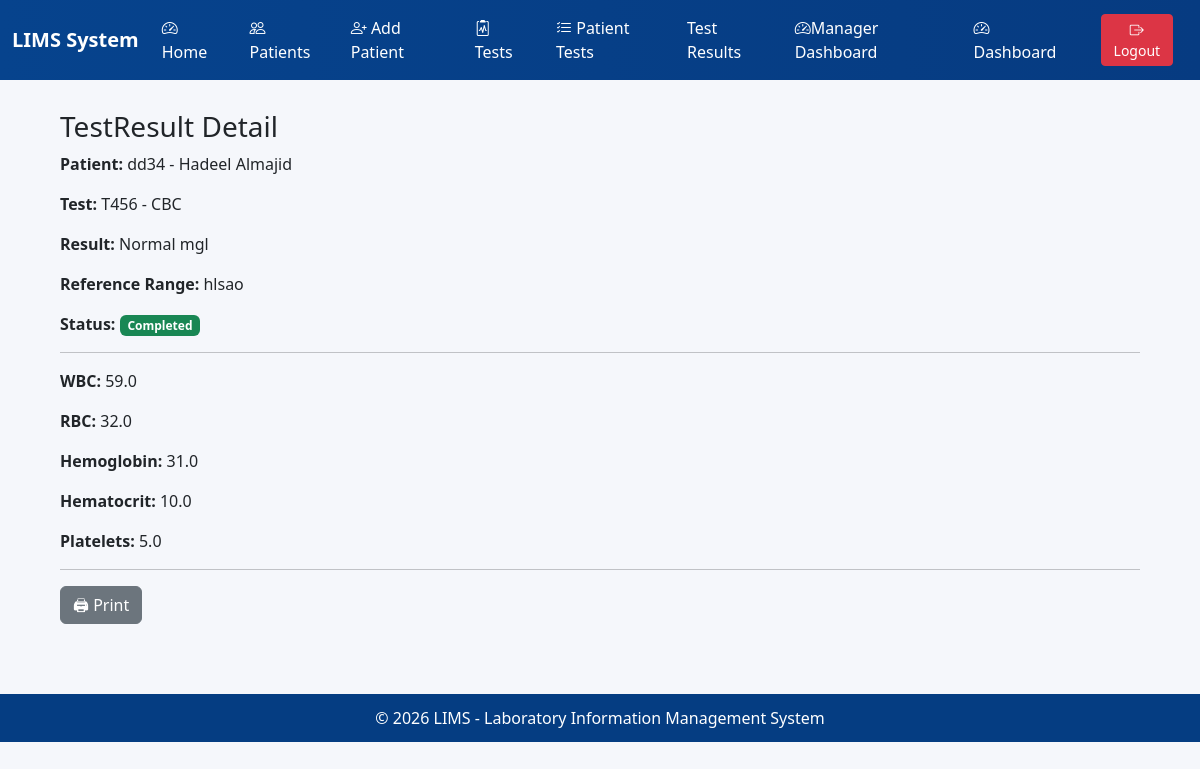
/testresult/1/, run on the app's committed database.
### core/models.py (models this page shows, shortened)
class TestResult(models.Model):
    patienttest = models.OneToOneField( PatientTest,on_delete=models.CASCADE )
    wbc = models.FloatField("WBC", null=True, blank=True)
    rbc = models.FloatField("RBC", null=True, blank=True)
    hemoglobin = models.FloatField("Hemoglobin", null=True, blank=True)
    hematocrit = models.FloatField("Hematocrit", null=True, blank=True)
    platelets = models.FloatField("Platelets", null=True, blank=True)
    result_valu = models.CharField(max_length=100)
    unit = models.CharField(max_length=50, blank=True)
    reference_range = models.CharField(max_length=100, blank=True)
    STATUS_CHOICES = [
        ('pending', 'Pending'),
        ('completed', 'Completed'),
        ('approved', 'Approved'),
    ]
    status = models.CharField(
        max_length=20,
        choices=STATUS_CHOICES,
        default='pending'
    )
    completed_by = models.ForeignKey(
        settings.AUTH_USER_MODEL,
        on_delete=models.SET_NULL,
        null=True,
        blank=True,
        related_name='completed_results'
    )
    completed_at = models.DateTimeField(null=True, blank=True)
    approved_by = models.ForeignKey(
        User,
        on_delete=models.SET_NULL,
        null=True,
        blank=True,
        related_name='approved_results'
    )
    approved_at = models.DateTimeField(null=True, blank=True)
    created_at = models.DateTimeField(auto_now_add=True)
    class Meta:
         permissions =[("approve_testresult", "Can approve testresult"),]

class PatientTest(models.Model):
     id = models.BigAutoField(primary_key=True)
     patient = models.ForeignKey(Patient, on_delete=models.CASCADE, related_name='patient_tests')
     test = models.ForeignKey(Test, on_delete=models.PROTECT, related_name='test_records')
     sample_identifier = models.CharField(max_length=80, blank=True, null=True, help_text="Sample ID if lab uses one")
     request_date = models.DateTimeField(auto_now_add=True)
     result_date = models.DateTimeField(auto_now_add=True)
     result_valu = models.CharField(max_length=200, blank=True, null=True)
     result_text = models.TextField(blank=True, null=True)
     performed_by = models.CharField(max_length=120, blank=True, null=True)
     discount_percent = models.DecimalField(max_digits=5, decimal_places=2,
    default=Decimal('0.00'), validators=[MinValueValidator(Decimal('0.00')),
     MaxValueValidator(Decimal('100.00'))], help_text="Discount as percent (0-100)")
     price_snapshot = models.DecimalField(max_digits=10, decimal_places=2, blank=True, null=True,
    validators=[MinLengthValidator(Decimal('0.00'))], help_text="Price at time request (copied from Test.price)")
     total_price = models.DecimalField(max_digits=10, decimal_places=2, blank=True, null=True, help_text="Computed price after discount")
     created_at = models.DateTimeField(auto_now_add=True)
     status = models.CharField( max_length=20, choices=STATUS_CHOICES, default='pending')
     class Meta:
          verbose_name = "PatientTest"
          verbose_name_plural = "PatientTest"
          ordering = ['-request_date']
          indexes = models.Index(fields=['patient', 'test']), models.Index(fields=['request_date'])

class Patient(models.Model):
    id = models.BigAutoField(primary_key=True)
    test_subject_id = models.CharField(max_length=50, unique=True, blank=True)
    national_id = models.CharField(max_length=30, unique=True, blank=True, null=True)
    first_name = models.CharField(max_length=120)
    middle = models.CharField(max_length=120, blank=True, null=True)
    last_name = models.CharField(max_length=120)
    date_of_birth = models.DateTimeField(blank=True, null=True)
    GENDER_CHOICES = [('M', 'Male'), ('F', 'Female'), ('O', 'Other'), ('U', 'Unknown')]
    gender = models.CharField(max_length=1, choices=GENDER_CHOICES, default='U')
    blood_group = models.CharField(max_length=3, blank=True, null=True)
    phone = models.CharField(max_length=30, blank=True, null=True)
    email = models.EmailField(blank=True, null=True)
    address = models.TextField(blank=True, null=True)
    emergency_contact = models.CharField(max_length=120, blank=True, null=True)
    registration_date = models.DateTimeField(auto_now_add=True)
    last_update = models.DateTimeField(auto_now=True)
    notes = models.TextField(blank=True, null=True)
    class Meta:
        verbose_name = "Patient"
        verbose_name_plural = "Patients"
        ordering = ['-registration_date']
        indexes = [
            models.Index(fields=['test_subject_id']),
            models.Index(fields=['national_id']),
            models.Index(fields=['last_name', 'first_name']),
        ]
    def __str__(self):
        return f"{self.test_subject_id} - {self.first_name} {self.last_name}"

class Test(models.Model):
        id = models.BigAutoField(primary_key=True)
        test_code = models.CharField(max_length=30, unique=True, help_text="Unique test code, e.g, CBC, GLU, CHOL")
        test_name = models.CharField(max_length=150, help_text="Full name of the test (e.g. Complete,Blood Count)")
        department = models.CharField(max_length=100, help_text="Department(e.g, Hematologe, Biochemistry, Immunology)")
        sample_type = models.CharField(max_length=50, blank=True, null=True, help_text="e.g, Boold, Serum, Urine")
        unit = models.CharField(max_length=30, blank=True, null=True, help_text="Measurement unit (e.g. mg/dL, IU/L)")
        reference_range = models.CharField(max_length=120, blank=True, null=True, help_text="Example: 4.5 - 10.0 *10^9/L")
        price = models.DecimalField(max_digits=10, decimal_places=2, default=Decimal('0.00'), validators=[MinValueValidator(Decimal('0.00'))], help_text="Cost of the test")
        turnaround_time_hours = models.PositiveBigIntegerField(default=24, help_text="Expected time to complete (in hours)")
        active = models.BooleanField(default=True, help_text="Set to False to deactivativate the test")
        instructions = models.TextField(blank=True, null=True)
        created_at = models.DateTimeField(auto_now_add=True)
        last_update = models.DateTimeField(auto_now=True)
        class Meta:
            verbose_name = "Test"
            verbose_name_plural = "Tests"
            ordering = ['department', 'test_name']
            indexes = [
                models.Index(fields=['test_code']),
                models.Index(fields=['test_name']),
         ]
        def __str__(self):
                return f"{self.test_code} - {self.test_name}"

### core/views.py (the view)
# urls.py: path('testresult/<int:pk>/', views.testresult_detail, name='testresult_detail'),
def testresult_detail(request, pk):
    result = get_object_or_404(TestResult, pk=pk)
    return render(request, 'core/testresult_detail.html', {
        'result': result
    })

### core/templates/core/testresult_detail.html (shortened to what this page needs)
{% extends "base.html" %}
{% block content %}
<h3>TestResult Detail</h3>
<p><strong>Patient:</strong> {{ result.patienttest.patient }}</p>
<p><strong>Test:</strong> {{ result.patienttest.test }}</p>
<p><strong>Result:</strong> {{ result.result_valu }} {{ result.unit }}</p>
<p><strong>Reference Range:</strong> {{ result.reference_range }}</p>
<p><strong>Status:</strong>
    {% if result.status == 'pending' %}
    <span class="badge bg-warning">Pending</span>
    {% elif result.status == 'completed' %}
    <span class="badge bg-success">Completed</span>
    {% elif result.status == 'approved' %}
    <span class="badge bg-primary">Approved</span>
    {% endif %}
</p>
<hr>
<p><strong>WBC:</strong> {{ result.wbc }}</p>
<p><strong>RBC:</strong> {{ result.rbc }}</p>
<p><strong>Hemoglobin:</strong> {{ result.hemoglobin }}</p>
<p><strong>Hematocrit:</strong> {{ result.hematocrit }}</p>
<p><strong>Platelets:</strong> {{ result.platelets }}</p>
<hr>
<a href="{% url 'core:testresult_print' result.id %}" target="_blank" class="btn btn-secondary">🖨 Print</a>
{% endblock %}

### templates/base.html (style rules this page uses)
body { background: #f5f7fb; font-family: Segoe UI, Tahoma; }

### data on the page
TestResult: patienttest.patient "dd34 - Hadeel Almajid", patienttest.test "T456 - CBC", result_valu "Normal", unit "mgl", reference_range "hlsao", wbc "59.0", rbc "32.0", hemoglobin "31.0", hematocrit "10.0", platelets "5.0"
